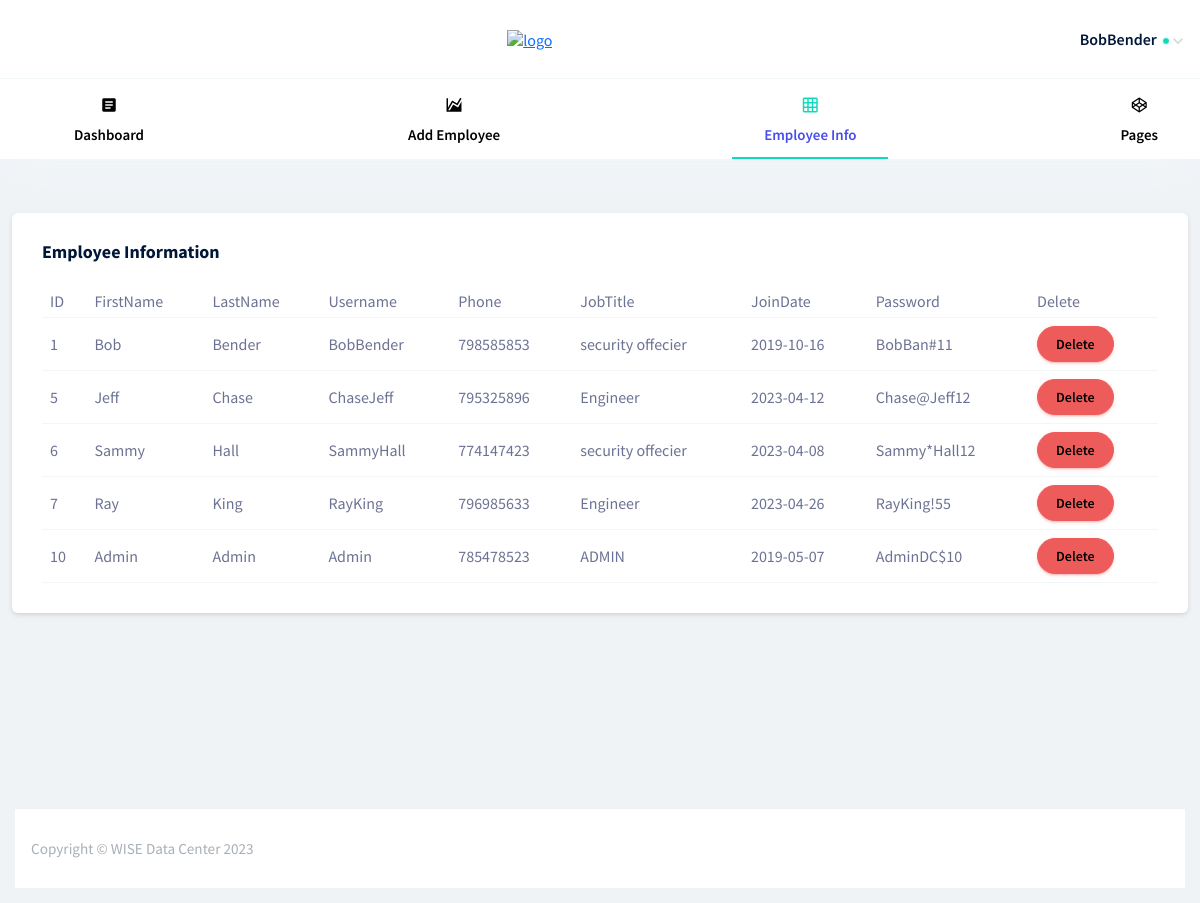
The app's page /P_Ad-n/pages/tables/UserInfo.php (signed in) with its own data.
### tables this page shows
CREATE TABLE `employee` (
  `ID` int(4) NOT NULL,
  `FirstName` varchar(15) NOT NULL,
  `LastName` varchar(15) NOT NULL,
  `Username` varchar(40) NOT NULL,
  `Phone` int(9) NOT NULL,
  `JobTitle` varchar(55) NOT NULL,
  `JoinDate` date NOT NULL,
  `Password` varchar(20) NOT NULL
);

### P_Ad-n/pages/tables/UserInfo.php (the view, shortened to what this page needs)
<?php
$db_host = "localhost";
$db_user = "root";
$db_pass = "12345678";
$db_name = "wise_datacenter";
	$conn = new mysqli($db_host, $db_user, $db_pass, $db_name);
		if (!$conn)
		{
			die("Connection failed: " . $conn->connect_error);
		}
	else
	{
$sql = "SELECT * FROM employee";
$result = $conn -> query($sql) ;
	if ($result -> num_rows > 0 )
		{
			$Delete = "";
		while ($row = $result -> fetch_assoc())
			{
				$Delete = $Delete .
				"
				<form action='DeletebUser.php' method='post'>
					<tbody>
						<tr>
							<td>".$row["ID"]."</td>
							<td>".$row["FirstName"]."</td>
							<td>".$row["LastName"]."</td>
							<td>".$row["Username"]."</td>
							<td>".$row["Phone"]."</td>
							<td>".$row["JobTitle"]."</td>
							<td>".$row["JoinDate"]."</td>
							<td>".$row["Password"]."</td>
							<td>
								<div class='template-demo'>
								<input type='hidden' value='".$row["ID"]."' name='ID'>
								<a href='#?id=?'>
								<button type='submit' value='submit' class='btn btn-danger btn-rounded btn-fw'> Delete </button>
								</a>
								</div>
							</td>
						</tr>
					</tbody>
				</form>
				";
			}
		}
		else
		{
			echo "ERROR SELECTED " . "<br>" . $conn->errror ;
		}
	}
?>
<!DOCTYPE html>
<html lang="en">
<head>
  <link rel="stylesheet" href="../../vendors/mdi/css/materialdesignicons.min.css">
  <link rel="stylesheet" href="../../vendors/base/vendor.bundle.base.css">
  <link rel="stylesheet" href="../../css/style.css">
</head>
<body>
  <div class="container-scroller">
        <div class="horizontal-menu">
      <nav class="navbar top-navbar col-lg-12 col-12 p-0">
        <div class="container-fluid">
          <div class="navbar-menu-wrapper d-flex align-items-center justify-content-between">
            <div class="text-center navbar-brand-wrapper d-flex align-items-center justify-content-center">
                <a href="index.php"><img src="https://www.wise.edu.jo/wp-content/uploads/2021/11/image_2021-11-14_110615.png" alt="logo"/></a>
            </div>
            <ul class="navbar-nav navbar-nav-right">
                <li class="nav-item nav-profile dropdown">
                  <a class="nav-link dropdown-toggle" href="#" data-bs-toggle="dropdown" id="profileDropdown">
                    <span class="nav-profile-name"><?php
						if(isset($_SESSION['User']))
						{
							echo $_SESSION['User'];
						}
							else
						{
							header("location:../../LogAd.php");
						}
					?></span>
                    <span class="online-status"></span>
                  </a>
                </li>
            </ul>
          </div>
        </div>
      </nav>
      <nav class="bottom-navbar">
        <div class="container">
            <ul class="nav page-navigation">
              <li class="nav-item">
                <a class="nav-link" href="../../index.php">
                  <i class="mdi mdi-file-document-box menu-icon"></i>
                  <span class="menu-title">Dashboard</span>
                </a>
              </li>
              <li class="nav-item">
                  <a href="../../pages/forms/AddUser.php" class="nav-link">
                    <i class="mdi mdi-chart-areaspline menu-icon"></i>
                    <span class="menu-title">Add Employee</span>
                  </a>
              </li>
              <li class="nav-item">
                  <a href="../../pages/tables/UserInfo.php" class="nav-link">
                    <i class="mdi mdi-grid menu-icon"></i>
                    <span class="menu-title">Employee Info</span>
                  </a>
              </li>
              <li class="nav-item">
                  <a href="#" class="nav-link">
                    <i class="mdi mdi-codepen menu-icon"></i>
                    <span class="menu-title">Pages</span>
                  </a>
              </li>
            </ul>
        </div>
      </nav>
    </div>
    <div class="container-fluid page-body-wrapper">
      <div class="main-panel">
        <div class="content-wrapper">
          <div class="row">
            <div class="col-lg-12 grid-margin stretch-card">
              <div class="card">
				<div class="card-body">
                  <h4 class="card-title">Employee Information</h4>
                  <div class="table-responsive">
                    <table class="table table-hover">
                      <thead>
                        <tr>
                          <th>ID</th>
                          <th>FirstName</th>
                          <th>LastName</th>
                          <th>Username</th>
						  <th>Phone</th>
                          <th>JobTitle</th>
						  <th>JoinDate</th>
                          <th>Password</th>
						  <th>Delete</th>
                        </tr>
                      </thead>
						<?php echo $Delete ;?>
                    </table>
                  </div>
                </div>
              </div>
            </div>
          </div>
        </div>
        <footer class="footer">
          <div class="footer-wrap">
            <div class="d-sm-flex justify-content-center justify-content-sm-between">
               <span class="text-muted text-center text-sm-left d-block d-sm-inline-block"> Copyright © WISE Data Center 2023 </span>
			</div>
          </div>
        </footer>
      </div>
    </div>
  </div>
</body>
</html>

### records on screen
employee: ID "1", FirstName "Bob", LastName "Bender", Username "BobBender", Phone "798585853", JobTitle "security offecier", JoinDate "2019-10-16", Password "BobBan#11"
employee: ID "5", FirstName "Jeff", LastName "Chase", Username "ChaseJeff", Phone "795325896", JobTitle "Engineer", JoinDate "2023-04-12", Password "Chase@Jeff12"
employee: ID "6", FirstName "Sammy", LastName "Hall", Username "SammyHall", Phone "774147423", JobTitle "security offecier", JoinDate "2023-04-08", Password "Sammy*Hall12"
employee: ID "7", FirstName "Ray", LastName "King", Username "RayKing", Phone "796985633", JobTitle "Engineer", JoinDate "2023-04-26", Password "RayKing!55"
employee: ID "10", FirstName "Admin", LastName "Admin", Username "Admin", Phone "785478523", JobTitle "ADMIN", JoinDate "2019-05-07", Password "AdminDC$10"

### other values on screen
$_SESSION['User'] "BobBender"
